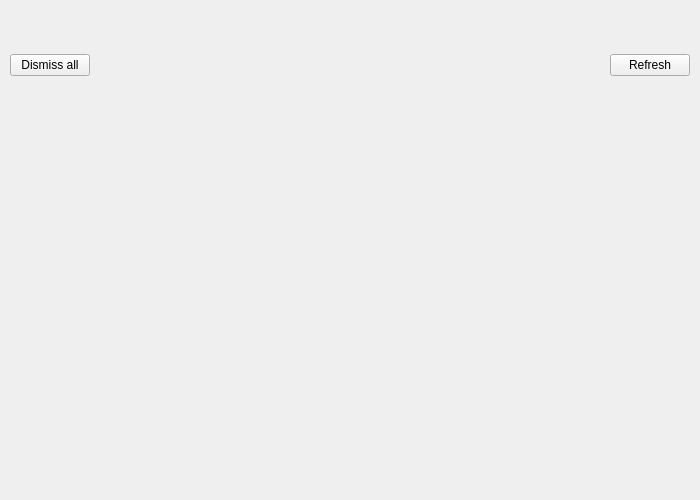
<?xml version="1.0" encoding="UTF-8"?>
<ui version="4.0">
 <class>NotificationsTabWidget</class>
 <widget class="QWidget" name="NotificationsTabWidget">
  <property name="geometry">
   <rect>
    <x>0</x>
    <y>0</y>
    <width>700</width>
    <height>500</height>
   </rect>
  </property>
  <property name="minimumSize">
   <size>
    <width>700</width>
    <height>0</height>
   </size>
  </property>
  <property name="maximumSize">
   <size>
    <width>700</width>
    <height>16777215</height>
   </size>
  </property>
  <layout class="QVBoxLayout">
   <item>
    <widget class="QLabel" name="statusLabel">
     <property name="text">
      <string/>
     </property>
     <property name="alignment">
      <set>Qt::AlignCenter</set>
     </property>
    </widget>
   </item>
   <item>
    <widget class="QWidget" name="loadingWidget" native="true">
     <layout class="QVBoxLayout" name="loadingLayout"/>
    </widget>
   </item>
   <item>
    <widget class="QWidget" name="contentWidget" native="true">
     <layout class="QVBoxLayout" name="contentLayout">
      <property name="leftMargin">
       <number>0</number>
      </property>
      <property name="topMargin">
       <number>0</number>
      </property>
      <property name="rightMargin">
       <number>0</number>
      </property>
      <property name="bottomMargin">
       <number>0</number>
      </property>
      <item>
       <layout class="QHBoxLayout" name="buttonsLayout">
        <property name="bottomMargin">
         <number>15</number>
        </property>
        <item>
         <widget class="QPushButton" name="dismissAllButton">
          <property name="sizePolicy">
           <sizepolicy hsizetype="Fixed" vsizetype="Fixed">
            <horstretch>0</horstretch>
            <verstretch>0</verstretch>
           </sizepolicy>
          </property>
          <property name="text">
           <string>Dismiss all</string>
          </property>
         </widget>
        </item>
        <item>
         <spacer name="spacer_2">
          <property name="orientation">
           <enum>Qt::Horizontal</enum>
          </property>
          <property name="sizeHint" stdset="0">
           <size>
            <width>0</width>
            <height>20</height>
           </size>
          </property>
         </spacer>
        </item>
        <item>
         <widget class="QPushButton" name="refreshButton">
          <property name="sizePolicy">
           <sizepolicy hsizetype="Fixed" vsizetype="Fixed">
            <horstretch>0</horstretch>
            <verstretch>0</verstretch>
           </sizepolicy>
          </property>
          <property name="text">
           <string>Refresh</string>
          </property>
         </widget>
        </item>
       </layout>
      </item>
      <item>
       <widget class="VerticalScrollArea" name="contentScrollArea">
        <property name="frameShape">
         <enum>QFrame::NoFrame</enum>
        </property>
        <property name="verticalScrollBarPolicy">
         <enum>Qt::ScrollBarAsNeeded</enum>
        </property>
        <property name="horizontalScrollBarPolicy">
         <enum>Qt::ScrollBarAlwaysOff</enum>
        </property>
        <property name="widgetResizable">
         <bool>true</bool>
        </property>
        <property name="alignment">
         <set>Qt::AlignCenter</set>
        </property>
        <widget class="QWidget" name="contentScrollWidget">
         <property name="geometry">
          <rect>
           <x>0</x>
           <y>0</y>
           <width>682</width>
           <height>396</height>
          </rect>
         </property>
         <layout class="QVBoxLayout" name="contentScrollLayout">
          <property name="spacing">
           <number>15</number>
          </property>
          <property name="leftMargin">
           <number>0</number>
          </property>
          <property name="topMargin">
           <number>0</number>
          </property>
          <property name="rightMargin">
           <number>0</number>
          </property>
          <property name="bottomMargin">
           <number>0</number>
          </property>
          <item>
           <spacer name="spacer">
            <property name="orientation">
             <enum>Qt::Vertical</enum>
            </property>
            <property name="sizeHint" stdset="0">
             <size>
              <width>20</width>
              <height>0</height>
             </size>
            </property>
           </spacer>
          </item>
         </layout>
        </widget>
       </widget>
      </item>
     </layout>
    </widget>
   </item>
  </layout>
 </widget>
 <layoutdefault spacing="5" margin="10"/>
 <customwidgets>
  <customwidget>
   <class>VerticalScrollArea</class>
   <extends>QScrollArea</extends>
   <header>src/widgets/vertical_scroll_area.h</header>
   <container>1</container>
  </customwidget>
 </customwidgets>
 <resources/>
 <connections/>
</ui>
